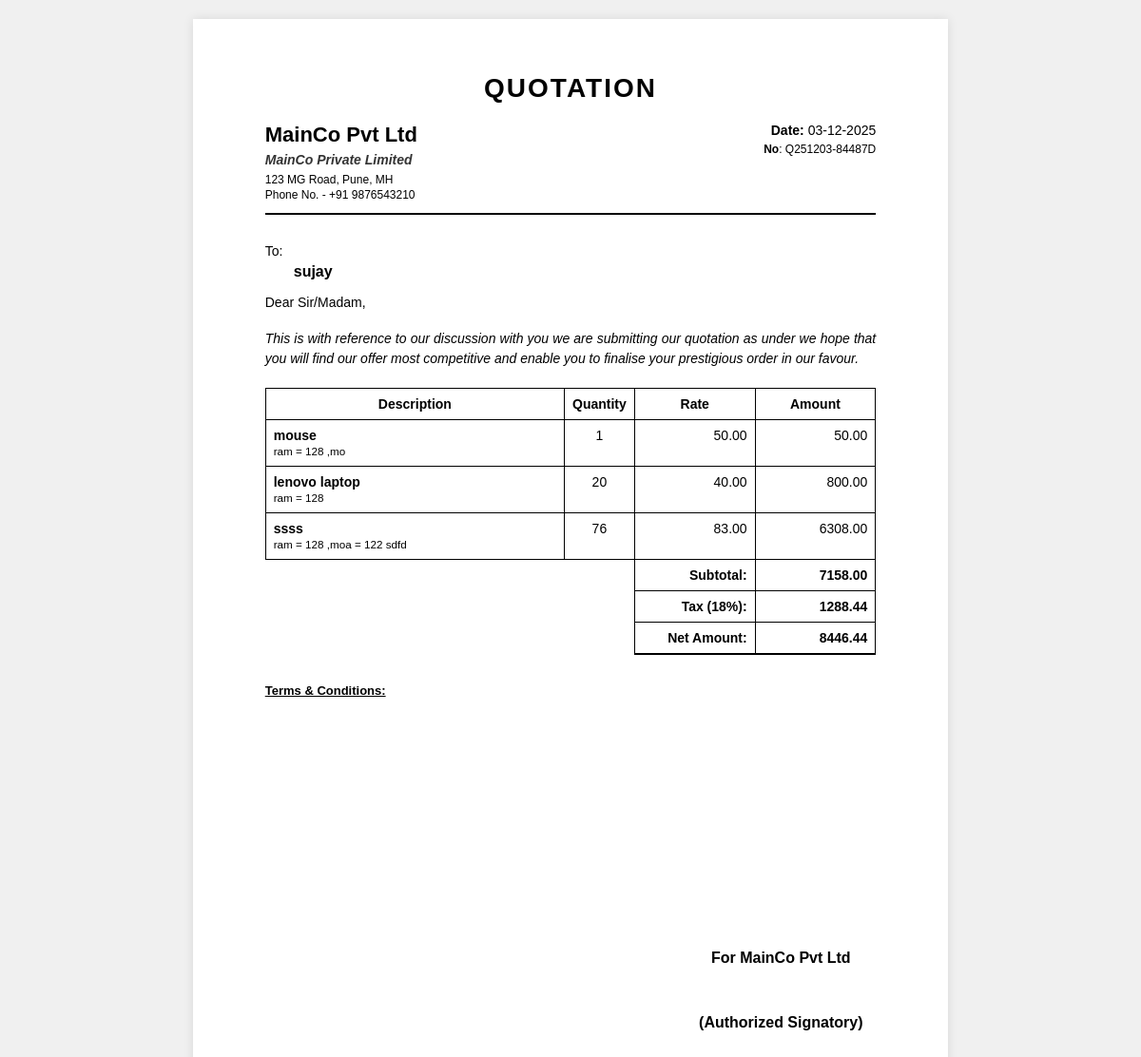
Page /quotes/21/print/ (signed in) on the committed database.
### quotation_models/models.py (models this page shows, shortened)
class Company(models.Model):
    name = models.CharField(max_length=200)
    legal_name = models.CharField(max_length=255, blank=True, default="")
    address = models.TextField(blank=True, default="")
    phone = models.CharField(max_length=50, blank=True, default="")
    email = models.EmailField(blank=True, null=True)
    gstin = models.CharField(max_length=32, blank=True, default="")
    pan = models.CharField(max_length=16, blank=True, default="")
    logo_path = models.CharField(max_length=500, blank=True, default="")
    is_main = models.BooleanField(default=False)
    class Meta:
        app_label = "quotation_models"

class Quotation(models.Model):
    code = models.CharField(max_length=40, unique=True)
    buyer = models.ForeignKey(Buyer, on_delete=models.PROTECT)
    created_by = models.ForeignKey(User, on_delete=models.PROTECT)
    notes = models.TextField(blank=True, default="")
    include_gst = models.BooleanField(default=True)
    currency = models.CharField(max_length=8, default="INR")
    created_at = models.DateTimeField(auto_now_add=True)
    valid_until = models.DateTimeField(null=True, blank=True)
    subtotal = models.DecimalField(max_digits=12, decimal_places=2, default=0)
    tax = models.DecimalField(max_digits=12, decimal_places=2, default=0)
    total = models.DecimalField(max_digits=12, decimal_places=2, default=0)
    class Meta:
        app_label = "quotation_models"

class Buyer(models.Model):
    name = models.CharField(max_length=200)
    phone = models.CharField(max_length=50, blank=True, default="")
    email = models.EmailField(blank=True, null=True)
    address = models.TextField(blank=True, default="")
    gstin = models.CharField(max_length=32, blank=True, default="")
    class Meta:
        app_label = "quotation_models"

class QuotationItem(models.Model):
    quotation = models.ForeignKey(Quotation, related_name="items", on_delete=models.CASCADE)
    item_name = models.CharField(max_length=200, blank=True, default="")
    description = models.CharField(max_length=500, blank=True, default="")
    qty = models.DecimalField(max_digits=10, decimal_places=2)
    rate = models.DecimalField(max_digits=12, decimal_places=2)
    amount = models.DecimalField(max_digits=12, decimal_places=2)
    class Meta:
        app_label = "quotation_models"

### quotations/views.py (the view)
# urls.py: path("quotes/<int:pk>/print/", views.quotation_print, name="print"),
@login_required
def quotation_print(request, pk: int):
    quotation = get_object_or_404(Quotation.objects.prefetch_related("items"), pk=pk)
    context = {
        "quotation": quotation,
        "buyer": quotation.buyer,
        "items": quotation.items.all(),
        "company": Company.objects.filter(is_main=True).first(),
    }
    return render(request, "quotations/quotation_print.html", context)

### quotations/templatetags/quote_filters.py (called while the page is built)
@register.filter
def split_lines(value):
    if not value:
        return []
    return [line.strip() for line in value.split('\n') if line.strip()]

### templates/quotations/quotation_print.html (shortened to what this page needs)
{% load quote_filters %}
<!DOCTYPE html>
<html lang="en">
<head>
</head>
<body>
    <div class="page-container">
        <div class="main-title">QUOTATION</div>
        <div class="header-grid">
            <div class="header-left">
                <div class="company-name">{% if company %}{{ company.name }}{% else %}CHOUGULE COMPUTERS{% endif %}</div>
                <div class="services-line">{% if company %}{{ company.legal_name|default:"LAPTOP/DESKTOP/CCTV/PRINTER/PROJECTOR/UPS" }}{% else %}LAPTOP/DESKTOP/CCTV/PRINTER/PROJECTOR/UPS{% endif %}</div>
                <div class="address-block">{% if company %}{{ company.address }}{% if company.phone %}
Phone No. - {{ company.phone }}{% endif %}{% else %}HIGHSCHOOL ROAD, NEAR DEVAL CHITRMANDIR, MIRAJ 416410 Phone No. - 8390013123/9881299990{% endif %}</div>
            </div>
            <div class="header-right">
                <div class="date-line">
                    <span class="date-label">Date:</span> {{ quotation.created_at|date:"d-m-Y" }}
                </div>
                <div style="font-size: 12px; margin-bottom: 5px;">
                    <span class="number-label">No</span>: {{ quotation.code }}
                </div>
            </div>
        </div>
        <div class="recipient-section">
            <span class="recipient-label">To:</span>
            <span class="recipient-name">{{ buyer.name }}</span>
            <div class="greeting">Dear Sir/Madam,</div>
        </div>
        <div class="intro-text">
            This is with reference to our discussion with you we are submitting our quotation as under we hope that you will find our offer most competitive and enable you to finalise your prestigious order in our favour.
        </div>
        <table>
            <thead>
                <tr>
                    <th style="width: 50%;">Description</th>
                    <th style="width: 10%;">Quantity</th>
                    <th style="width: 20%;">Rate</th>
                    <th style="width: 20%;">Amount</th>
                </tr>
            </thead>
            <tbody>
                {% for item in items %}
                <tr>
                    <td class="col-desc">
                        {% if item.item_name %}
                            <strong>{{ item.item_name }}</strong>
                            {% if item.description %}<br><small>{{ item.description }}</small>{% endif %}
                        {% else %}
                            {{ item.description }}
                        {% endif %}
                    </td>
                    <td class="col-qty">{{ item.qty|floatformat:"-2" }}</td>
                    <td class="col-rate">{{ item.rate|floatformat:2 }}</td>
                    <td class="col-amount">{{ item.amount|floatformat:2 }}</td>
                </tr>
                {% endfor %}
            </tbody>
            <tfoot>
                <tr>
                    <td style="border: none;"></td>
                    <td style="border: none;"></td>
                    <td style="text-align: right; font-weight: bold; border-bottom: 1px solid #000;">Subtotal:</td>
                    <td class="col-amount" style="font-weight: bold;">{{ quotation.subtotal|floatformat:2 }}</td>
                </tr>
                <tr>
                    <td style="border: none;"></td>
                    <td style="border: none;"></td>
                    <td style="text-align: right; font-weight: bold; border-bottom: 1px solid #000;">Tax (18%):</td>
                    <td class="col-amount" style="font-weight: bold;">{{ quotation.tax|floatformat:2 }}</td>
                </tr>
                <tr>
                    <td style="border: none;"></td>
                    <td style="border: none;"></td>
                    <td style="text-align: right; font-weight: bold; border-bottom: 2px solid #000;">Net Amount:</td>
                    <td class="col-amount" style="font-weight: bold; border-bottom: 2px solid #000;">{{ quotation.total|floatformat:2 }}</td>
                </tr>
            </tfoot>
        </table>
        <div class="footer-container">
            <div class="terms-box">
                <span class="terms-title">Terms & Conditions:</span>
            </div>
            <div class="signature-block">
                For {% if company %}{{ company.name }}{% else %}CHOUGULE COMPUTERS{% endif %}<br>
                <div class="sign-space"></div>
                (Authorized Signatory)
            </div>
        </div>
    </div>
</body>
</html>

### templates/quotations/quotation_print.html (style rules this page uses)
body { font-family: Arial, Helvetica, sans-serif; margin: 0; padding: 20px; background-color: #f0f0f0; }
.page-container { width: 210mm; min-height: 297mm; margin: 0 auto; background-color: #fff; padding: 15mm 20mm; box-sizing: border-box; box-shadow: 0 0 10px rgba(0,0,0,0.1); position: relative; }
.main-title { text-align: center; font-size: 28px; font-weight: 900; text-transform: uppercase; margin-bottom: 20px; letter-spacing: 2px; }
.header-grid { display: flex; justify-content: space-between; align-items: flex-start; margin-bottom: 30px; border-bottom: 2px solid #000; padding-bottom: 10px; }
.header-left { text-align: left; width: 55%; }
.header-right { text-align: right; width: 40%; }
.company-name { font-size: 22px; font-weight: bold; margin: 0 0 5px 0; color: #000; }
.services-line { font-size: 14px; font-weight: bold; font-style: italic; margin: 0; color: #333; }
.date-line { font-size: 14px; margin-bottom: 5px; }
.date-label { font-weight: bold; }
.number-label { font-weight: bold; }
.address-block { font-size: 12px; margin-top: 5px; line-height: 1.4; white-space: pre-line; }
.recipient-section { margin-bottom: 20px; font-size: 14px; }
.recipient-label { font-weight: normal; }
.recipient-name { font-weight: bold; display: block; margin-left: 30px; margin-top: 5px; font-size: 16px; }
.greeting { margin-top: 15px; font-size: 14px; }
.intro-text { font-size: 14px; font-style: italic; text-align: justify; margin-bottom: 20px; line-height: 1.5; }
table { width: 100%; border-collapse: collapse; font-size: 14px; margin-bottom: 20px; }
th, td { border: 1px solid #000; padding: 8px; vertical-align: top; }
th { font-weight: bold; text-align: center; }
.col-desc { text-align: left; }
.col-qty { text-align: center; }
.col-rate { text-align: right; }
.col-amount { text-align: right; }
.footer-container { margin-top: 30px; display: flex; justify-content: space-between; }
.terms-box { font-size: 13px; }
.terms-title { font-weight: bold; text-decoration: underline; margin-bottom: 5px; display: block; }
.signature-block { margin-top: 35vh; text-align: center; width: 200px; font-weight: bold; }
.sign-space { height: 50px; }

### rows in the picture
Company: name "MainCo Pvt Ltd", legal_name "MainCo Private Limited", address "123 MG Road, Pune, MH", phone "+91 9876543210"
Quotation: created_at "03-12-2025", code "Q251203-84487D", subtotal "7158.00", tax "1288.44", total "8446.44"
Buyer: name "sujay"
QuotationItem: item_name "mouse", description "ram = 128 ,mo", qty "1", rate "50.00", amount "50.00"
QuotationItem: item_name "lenovo laptop", description "ram = 128", qty "20", rate "40.00", amount "800.00"
QuotationItem: item_name "ssss", description "ram = 128 ,moa = 122 sdfd", qty "76", rate "83.00", amount "6308.00"
